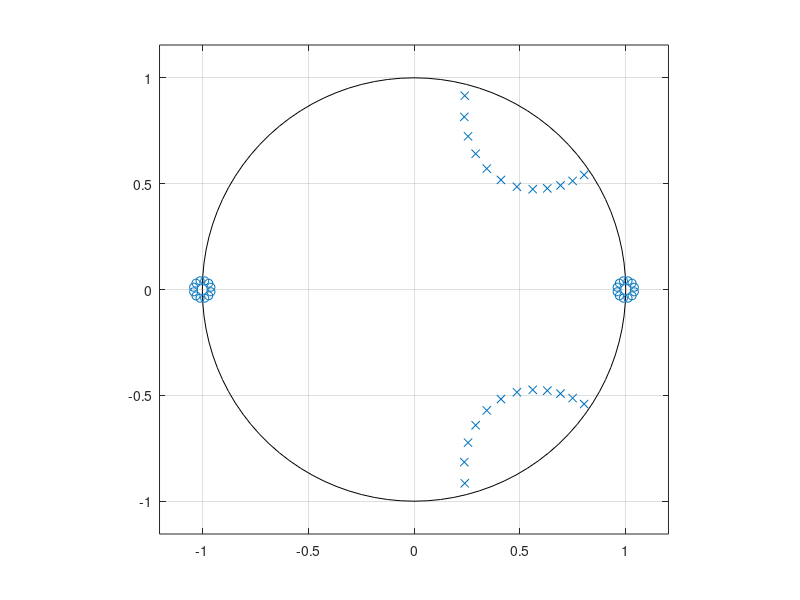
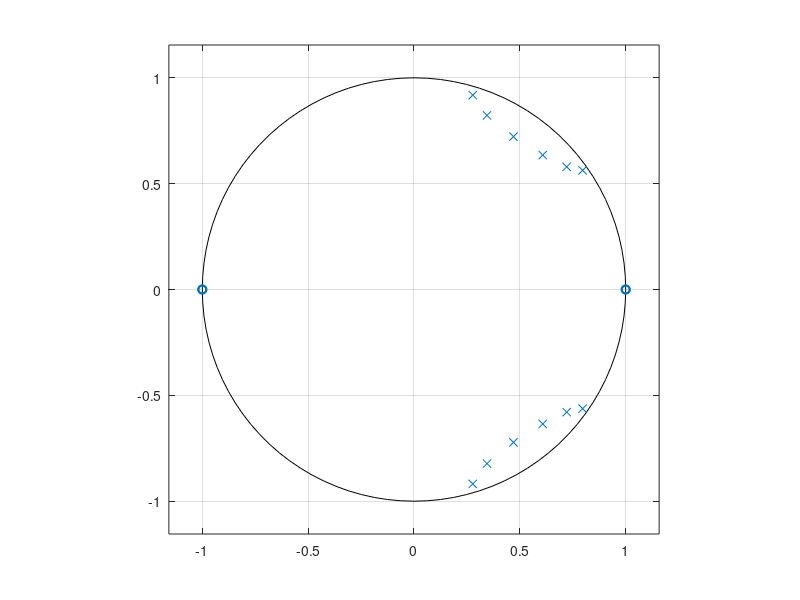
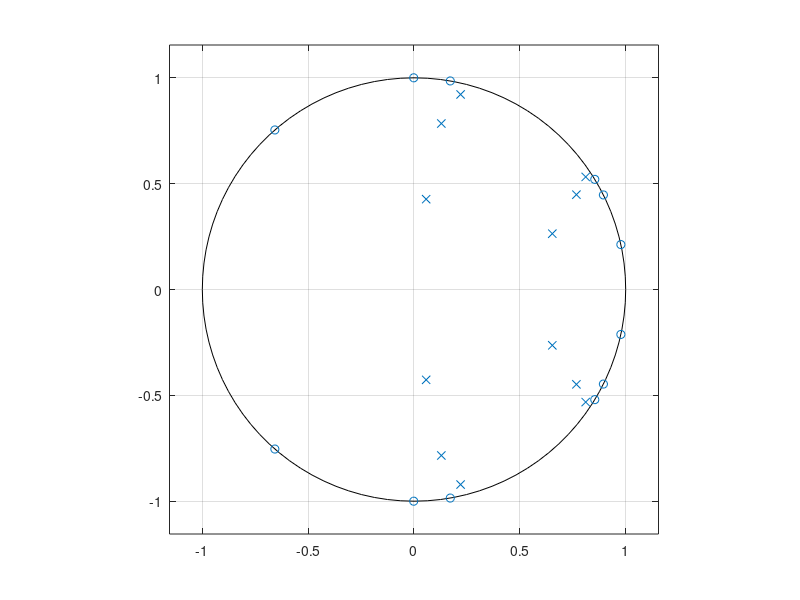
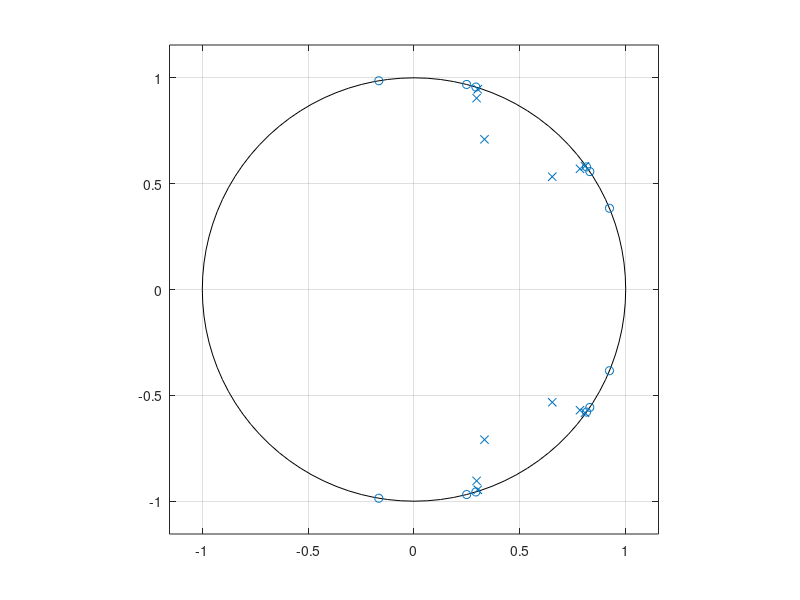

The MATLAB source for these figures, in order: (Note: this script raises an error after producing the figures.)
clear all
close all
clc
fs2=1000;
fs=500
wp=[100 200]
dw=25;
ws=[wp(1)-dw wp(2)+dw];

rs=20
rp=0.1



[n1,wn1]=buttord(wp/fs,ws/fs,rp,rs);
[b1,a1]=butter(n1,wn1);
[z1,p1,k1]=tf2zp(b1,a1);
zplane(z1,p1);
figure;


[n2,wn2]=cheb1ord(wp/fs,ws/fs,rp,rs);
[b2,a2]=cheby1(n2,rp,wn2);
[z2,p2,k1]=tf2zp(b2,a2);
zplane(z2,p2);
figure;


[n3,wn3]=cheb2ord(wp/fs,ws/fs,rp,rs);
[b3,a3]=cheby2(n2,rs,wn3);
[z3,p3,k3]=tf2zp(b3,a3);
zplane(z3,p3);
figure;

[n4,wn4]=ellipord(wp/fs,ws/fs,rp,rs);
[b4,a4]=ellip(n2,rp,rs,wn2);
[z4,p4,k4]=tf2zp(b4,a4);
zplane(z4,p4);
figure;



f=[ws(1),wp(1),wp(2),ws(2)]/fs;
a=[0    ,1    ,0];
dev = [10^(-rs/20) (10^(rp/20)-1)/(10^(rp/20)+1)   10^(-rs/20)];


[n5,fo5,ao5,w5]=firpmord(f,a,dev);
b5=firpm(n5,fo5,ao5,w5);
[z5,p5,k5]=tf2zp(b5,[1,zeros(1,length(b5)-1)]);
zplane(z5,p5);
figure;


h1=abs(freq_fft(b1,a1));
h1=h1(1:length(h1)/2);

h2=abs(freq_fft(b2,a2));
h2=h1(1:length(h2)/2);



h3=abs(freq_fft(b3,a3));
h3=h3(1:length(h3)/2);

h4=abs(freq_fft(b4,a4));
h4=h4(1:length(h4)/2);

h5=abs(freq_fft(b5,1));
h5=h5(1:length(h5)/2);

ang=(0:1/length(h1):1-1/length(h1))*fs;

plot(ang,h1,ang,h2,ang,h3,ang,h4,ang,h5)



